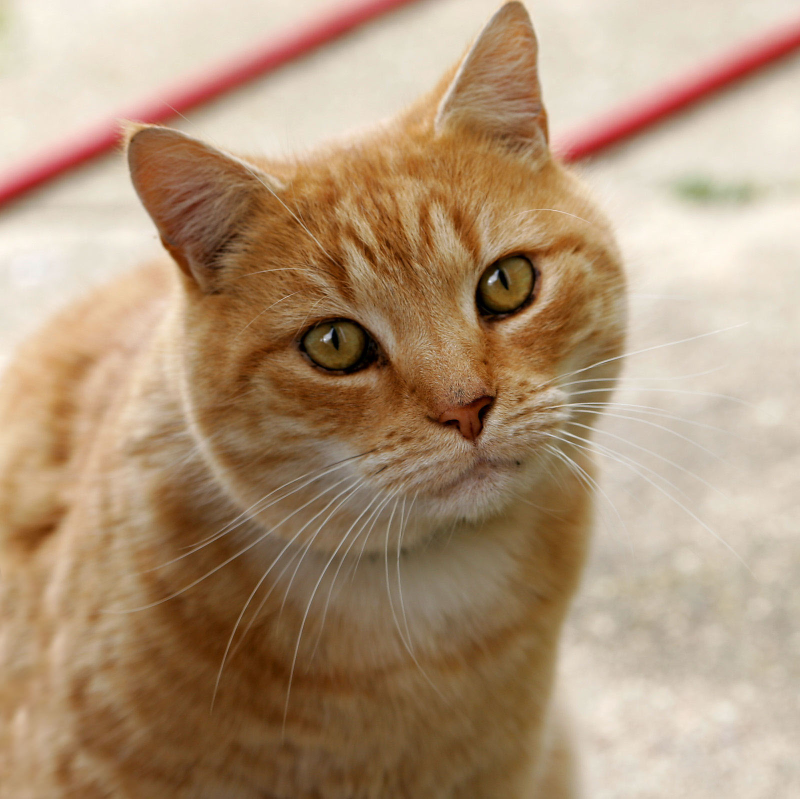
//> input picture images/Cat.jpg, 1600 x 1598 px (shown at 1/2 size)
$ ./odev3_5_medyan_filtre images/Cat.jpg   (built with g++ and OpenCV 4)
//> lines starting //> are read from the running program, lines starting //| are printed output that depends on the picture
// Ödev 3 - Soru 5: Tuz-biber (salt-and-pepper) gürültülü görüntüde gürültü bastırma.
//   A) OpenCV'nin hazır cv::medianBlur fonksiyonu (5x5)
//   B) 5x5 medyan filtrenin HAZIR FONKSİYON KULLANILMADAN elle yazılması
//
// Medyan filtre: Her pikselin etrafındaki 5x5'lik komşuluktaki 25 değer küçükten büyüğe sıralanır,
// ortadaki (13.) değer piksele yazılır. Tuz (255) ve biber (0) gibi uç değerler sıralamada hep
// başa/sona düştüğü için ortadaki değeri etkilemez; bu yüzden bu tür gürültüde ortalama
// filtresinden çok daha başarılıdır.
//
// Kenarlar: Görüntü dışına taşan komşular en yakın kenar pikseliyle doldurulur (replicate);
// cv::medianBlur da aynı yöntemi kullanır.
//
// Kullanım: ./medyan_filtre <tuz_biber_goruntu> [cikti_dizini] [temiz_referans_goruntu]
//
// Derleme:
//   g++ -O2 odev3_5_medyan_filtre.cpp -o medyan_filtre.exe -std=c++17 \
//       $(pkg-config --cflags --libs opencv5)

#include <opencv2/core.hpp>
#include <opencv2/imgcodecs.hpp>
#include <opencv2/imgproc.hpp>

#include <algorithm>
#include <chrono>
#include <cmath>
#include <filesystem>
#include <iomanip>
#include <iostream>
#include <string>
#include <vector>

namespace fs = std::filesystem;

// Sınır dışına taşan indeksi en yakın kenara çeker (replicate)
static int clampIdx(int i, int n) { return i < 0 ? 0 : (i >= n ? n - 1 : i); }

// Elle yazılmış 5x5 medyan filtre (hazır sıralama/medyan fonksiyonu yok)
static cv::Mat medianFilter5x5(const cv::Mat& src) {
    const int W = src.cols, H = src.rows;
    cv::Mat dst(src.size(), CV_8UC1);

    std::vector<int> colIdx(static_cast<size_t>(W) * 5);
    for (int x = 0; x < W; ++x)
        for (int k = 0; k < 5; ++k) colIdx[static_cast<size_t>(x) * 5 + k] = clampIdx(x + k - 2, W);

    for (int y = 0; y < H; ++y) {
        const uchar* rows[5];
        for (int ky = 0; ky < 5; ++ky) rows[ky] = src.ptr<uchar>(clampIdx(y + ky - 2, H));
        uchar* d = dst.ptr<uchar>(y);

        for (int x = 0; x < W; ++x) {
            // 5x5 komşuluktaki 25 değeri topla
            uchar v[25];
            int n = 0;
            for (int ky = 0; ky < 5; ++ky)
                for (int kx = 0; kx < 5; ++kx) v[n++] = rows[ky][colIdx[static_cast<size_t>(x) * 5 + kx]];

            // Ekleme sıralaması (insertion sort) ile küçükten büyüğe sırala
            for (int i = 1; i < 25; ++i) {
                const uchar key = v[i];
                int j = i - 1;
                while (j >= 0 && v[j] > key) {
                    v[j + 1] = v[j];
                    --j;
                }
                v[j + 1] = key;
            }

            d[x] = v[12];  // 25 değerin ortancası (13. eleman, indeks 12)
        }
    }
    return dst;
}

static double meanSquaredError(const cv::Mat& a, const cv::Mat& b) {
    double sum = 0.0;
    for (int y = 0; y < a.rows; ++y) {
        const uchar* pa = a.ptr<uchar>(y);
        const uchar* pb = b.ptr<uchar>(y);
        for (int x = 0; x < a.cols; ++x) {
            const double d = static_cast<double>(pa[x]) - pb[x];
            sum += d * d;
        }
    }
    return sum / (static_cast<double>(a.rows) * a.cols);
}

static double psnr(double mse) { return mse <= 0 ? INFINITY : 10.0 * std::log10(255.0 * 255.0 / mse); }

int main(int argc, char** argv) {
    if (argc < 2) {
        std::cerr << "Kullanim: " << argv[0] << " <tuz_biber_goruntu> [cikti_dizini] [temiz_referans_goruntu]\n";
        return 1;
    }
    const fs::path outDir = (argc >= 3) ? fs::path(argv[2]) : fs::path("cikti_medyan_filtre");
    fs::create_directories(outDir);

    cv::Mat noisy = cv::imread(argv[1], cv::IMREAD_GRAYSCALE);
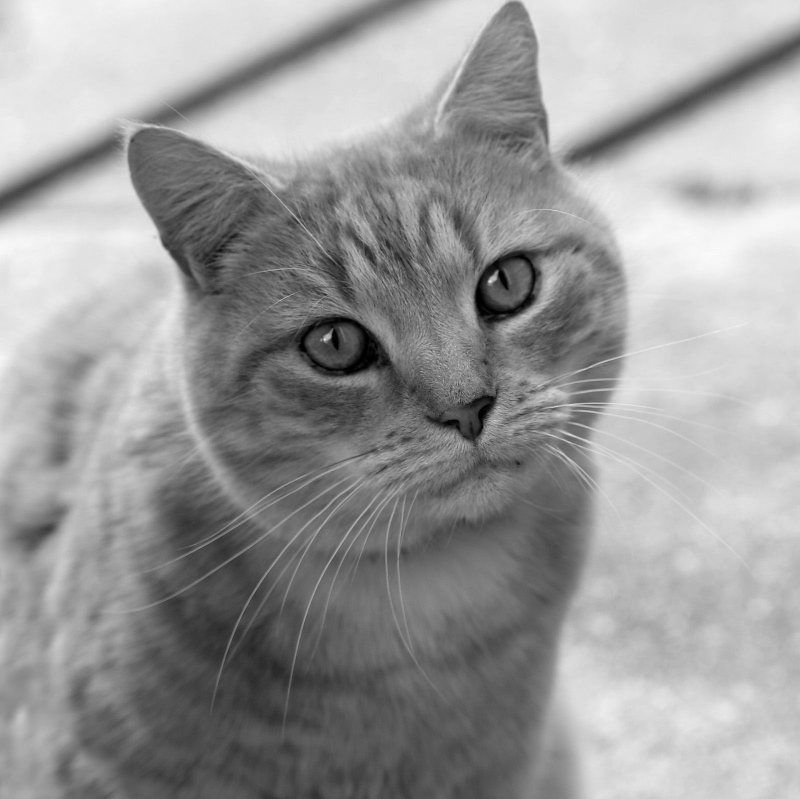
//> noisy: 1598 rows x 1600 cols, CV_8UC1 (shown at 1/2 size); min 0, max 250, mean 153.7
    if (noisy.empty()) {
        std::cerr << "Hata: goruntu okunamadi: " << argv[1] << "\n";
        return 1;
    }

    // Görüntüdeki uç değerli (0 ya da 255) piksellerin oranı (tuz-biber gürültüsünün göstergesi)
    long long extremes = 0;
    for (int y = 0; y < noisy.rows; ++y) {
        const uchar* s = noisy.ptr<uchar>(y);
        for (int x = 0; x < noisy.cols; ++x) extremes += (s[x] == 0 || s[x] == 255) ? 1 : 0;
    }
//> after the loop, extremes = 1070
    const double total = static_cast<double>(noisy.rows) * noisy.cols;
//> total = 2556800

    std::cout << "Goruntu boyutu : " << noisy.cols << "x" << noisy.rows << " (gri seviye)\n";
//| Goruntu boyutu : 1600x1598 (gri seviye)
    std::cout << "0 veya 255 degerli piksel orani (tuz-biber gostergesi): " << std::fixed << std::setprecision(2)
              << extremes / total * 100.0 << " %\n\n";
//| 0 veya 255 degerli piksel orani (tuz-biber gostergesi): 0.04 %

    // A) OpenCV hazır medyan filtre (5x5)
    cv::Mat viaOpenCv;
    auto t0 = std::chrono::steady_clock::now();
    cv::medianBlur(noisy, viaOpenCv, 5);
    auto t1 = std::chrono::steady_clock::now();

    // B) Elle yazılan 5x5 medyan filtre
    cv::Mat mine = medianFilter5x5(noisy);
    auto t2 = std::chrono::steady_clock::now();

    const double msOpenCv = std::chrono::duration<double, std::milli>(t1 - t0).count();
    const double msMine = std::chrono::duration<double, std::milli>(t2 - t1).count();

    // Karşılaştırma için: aynı boyutta (5x5) ortalama filtre
    cv::Mat box5;
    cv::blur(noisy, box5, cv::Size(5, 5));

    // Test: elle yazılan ile OpenCV sonucu
    cv::Mat diff;
    cv::absdiff(viaOpenCv, mine, diff);
//> diff: 1598 rows x 1600 cols, CV_8UC1; every value is 0
    double maxDiff = 0;
    cv::minMaxLoc(diff, nullptr, &maxDiff);
    std::cout << "TEST: elle yazilan 5x5 medyan ile cv::medianBlur(5) karsilastirmasi\n";
    std::cout << "  En buyuk mutlak fark : " << maxDiff << "\n";
    std::cout << "  Farkli piksel sayisi : " << cv::countNonZero(diff) << "\n";
//|   Farkli piksel sayisi : 0
    std::cout << "  Sure (tek calistirma): OpenCV " << msOpenCv << " ms, elle yazilan " << msMine << " ms\n";

    // Gürültü bastırma başarısının sayısal ölçümü
    if (argc >= 4) {
        cv::Mat clean = cv::imread(argv[3], cv::IMREAD_GRAYSCALE);
        if (clean.empty() || clean.size() != noisy.size()) {
            std::cout << "\nUyari: temiz referans okunamadi ya da boyutu farkli, MSE/PSNR hesaplanmadi.\n";
        } else {
            struct Row {
                std::string name;
                const cv::Mat* img;
            };
            const std::vector<Row> rows = {{"Tuz-biber gurultulu", &noisy},
                                           {"Medyan 5x5 (OpenCV)", &viaOpenCv},
                                           {"Medyan 5x5 (elle yazilan)", &mine},
                                           {"Ortalama 5x5 (karsilastirma)", &box5}};
            std::cout << "\nTemiz referansa gore hata olcumu (MSE dusuk, PSNR yuksek = daha iyi):\n";
            for (const auto& r : rows) {
                const double mse = meanSquaredError(*r.img, clean);
                std::cout << "  " << std::left << std::setw(30) << r.name << std::right << "MSE = " << std::setw(8)
                          << mse << ", PSNR = " << psnr(mse) << " dB\n";
            }
        }
    }

    // Görseller
    auto small = [](const cv::Mat& m) {
        cv::Mat r;
        const double s = 480.0 / m.cols;
        cv::resize(m, r, cv::Size(), s, s, cv::INTER_AREA);
        return r;
    };
    cv::Mat montage;
    cv::hconcat(std::vector<cv::Mat>{small(noisy), small(viaOpenCv), small(mine)}, montage);
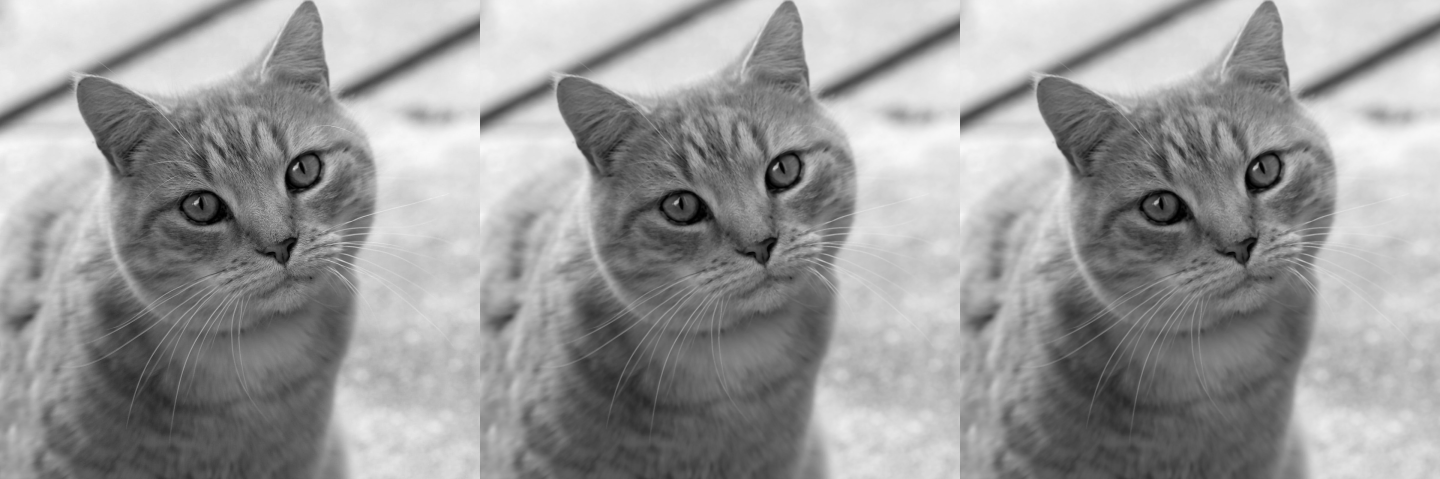
//> montage: 479 rows x 1440 cols, CV_8UC1; min 0, max 249, mean 153.8

    // Yakın plan: ortadan 200x200 bölge 3 kat büyütülmüş (gürültülü | medyan | ortalama 5x5)
    const int cs = std::min(200, std::min(noisy.cols, noisy.rows));
//> cs = 200
    const cv::Rect roi((noisy.cols - cs) / 2, (noisy.rows - cs) / 2, cs, cs);
//> roi = Rect(700, 699, 200, 200)
    auto zoom3 = [&](const cv::Mat& m) {
        cv::Mat r;
        cv::resize(m(roi), r, cv::Size(), 3.0, 3.0, cv::INTER_NEAREST);
        return r;
    };
    cv::Mat zoom;
    cv::hconcat(std::vector<cv::Mat>{zoom3(noisy), zoom3(mine), zoom3(box5)}, zoom);
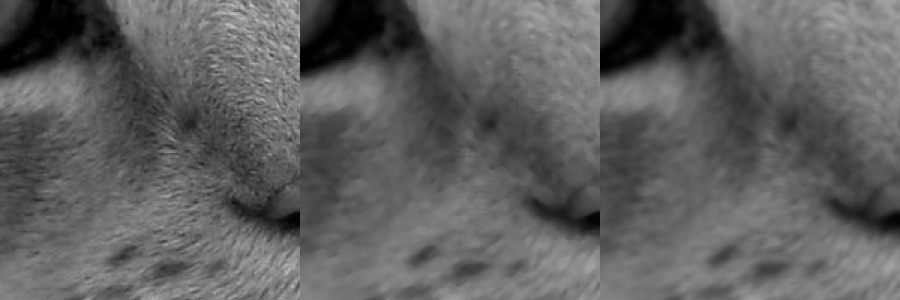
//> zoom: 600 rows x 1800 cols, CV_8UC1 (shown at 1/2 size); min 0, max 210, mean 94.9

    cv::imwrite((outDir / "1_tuz_biber.png").string(), noisy);
    cv::imwrite((outDir / "2_medyan_opencv_5x5.png").string(), viaOpenCv);
    cv::imwrite((outDir / "3_medyan_elle_5x5.png").string(), mine);
    cv::imwrite((outDir / "4_yan_yana_gurultulu_opencv_elle.png").string(), montage);
    cv::imwrite((outDir / "5_yakin_plan_x3_gurultulu_medyan_ortalama.png").string(), zoom);

    std::cout << "\nKaydedilenler (" << outDir.string() << "):\n"
              << "  1_tuz_biber.png                                 : girdi\n"
              << "  2_medyan_opencv_5x5.png                         : OpenCV medyan filtre sonucu\n"
              << "  3_medyan_elle_5x5.png                           : elle yazilan 5x5 medyan filtre sonucu\n"
              << "  4_yan_yana_gurultulu_opencv_elle.png            : soldan saga gurultulu | OpenCV | elle\n"
              << "  5_yakin_plan_x3_gurultulu_medyan_ortalama.png   : yakin plan: gurultulu | medyan (elle) | ortalama 5x5\n";
    return 0;
}
